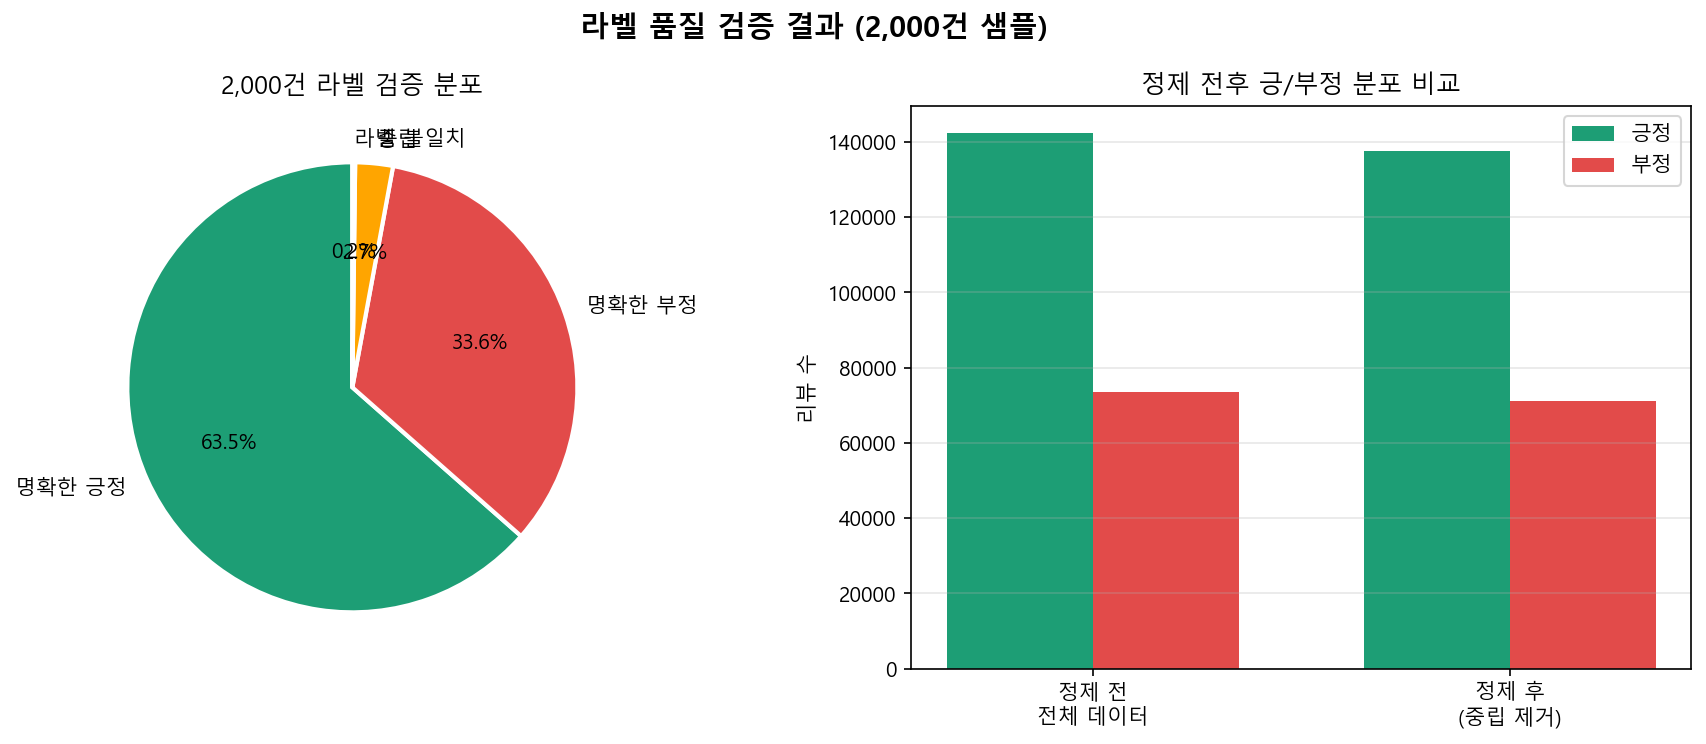

Write the Python code that produced this figure.
import pandas as pd
import numpy as np
import matplotlib.pyplot as plt
import re

plt.rcParams["font.family"] = "Malgun Gothic"
plt.rcParams["axes.unicode_minus"] = False

# ───────────────────────────────────────────────
# 1. 데이터 로드 및 FPS 필터링
# ───────────────────────────────────────────────
FPS_GAMES = ["PLAYERUNKNOWN'S BATTLEGROUNDS", "Rust"]

df  = pd.read_csv("steam_data/steam_reviews.csv")
fps = df[df["title"].isin(FPS_GAMES)].dropna(subset=["review"]).copy()
fps["label"] = (fps["recommendation"] == "Recommended").astype(int)

print(f"전체 FPS 리뷰: {len(fps):,}건")

# ───────────────────────────────────────────────
# 2. 2,000건 랜덤 샘플링
# ───────────────────────────────────────────────
sample = fps.sample(n=2000, random_state=42).reset_index(drop=True)
print(f"\n=== 라벨 품질 검증 샘플 (2,000건) ===")
print(f"긍정(1): {sample['label'].sum()}건 / 부정(0): {(sample['label']==0).sum()}건")

# ───────────────────────────────────────────────
# 3. 중립 판별 함수
# ───────────────────────────────────────────────
# 중립 키워드: 긍정도 부정도 아닌 애매한 표현
NEUTRAL_PATTERNS = [
    r"\bokay\b", r"\bok\b", r"\balright\b", r"\bnot bad\b",
    r"\bnot great\b", r"\bnot sure\b", r"\bmixed\b",
    r"\bso so\b", r"\bmeh\b", r"\baverage\b", r"\bdecent\b",
    r"\bnothing special\b", r"\bnothing terrible\b",
    r"\bhas (good|bad) and (bad|good)\b",
    r"\bsome good.*some bad\b", r"\bboth good.*bad\b",
    r"\bit depends\b", r"\bhard to (say|tell|judge)\b",
]

# 강한 긍정 키워드
STRONG_POS = [
    r"\bamazing\b", r"\bexcellent\b", r"\bperfect\b", r"\boutstanding\b",
    r"\bfantastic\b", r"\blove (this|it)\b", r"\bbest game\b",
    r"\bhighly recommend\b", r"\b10/10\b", r"\bmasterpiece\b",
]

# 강한 부정 키워드
STRONG_NEG = [
    r"\bterrible\b", r"\bawful\b", r"\bhorrible\b", r"\bgarbage\b",
    r"\bwaste of money\b", r"\brefund\b", r"\buninstall\b",
    r"\bdo not buy\b", r"\bdon't buy\b", r"\bworst game\b",
    r"\bhackers\b", r"\bcheaters\b",
]

def classify_review(row):
    text = str(row["review"]).lower()
    label = row["label"]

    # 중립 패턴 체크
    neutral_score = sum(1 for p in NEUTRAL_PATTERNS if re.search(p, text))
    pos_score     = sum(1 for p in STRONG_POS if re.search(p, text))
    neg_score     = sum(1 for p in STRONG_NEG if re.search(p, text))

    # 중립 판정: 중립 키워드 있고 강한 감성 없는 경우
    if neutral_score >= 1 and pos_score == 0 and neg_score == 0:
        return "neutral"

    # 라벨-텍스트 불일치 판정
    if label == 1 and neg_score >= 2 and pos_score == 0:
        return "mismatch"
    if label == 0 and pos_score >= 2 and neg_score == 0:
        return "mismatch"

    # 명확한 긍정
    if label == 1:
        return "positive"

    # 명확한 부정
    return "negative"

print("\n=== 라벨 분류 중... ===")
sample["verify_label"] = sample.apply(classify_review, axis=1)

# ───────────────────────────────────────────────
# 4. 검증 결과 출력
# ───────────────────────────────────────────────
result = sample["verify_label"].value_counts()
print("\n=== 2,000건 라벨 검증 결과 ===")
for label, count in result.items():
    print(f"  {label:10s}: {count:4d}건 ({count/20:.1f}%)")

# 중립/불일치 샘플 출력
print("\n=== 중립 리뷰 샘플 (5건) ===")
neutral_samples = sample[sample["verify_label"] == "neutral"].head(5)
for _, row in neutral_samples.iterrows():
    print(f"  [{row['title'][:10]}] {str(row['review'])[:100]}...")

print("\n=== 불일치 리뷰 샘플 (5건) ===")
mismatch_samples = sample[sample["verify_label"] == "mismatch"].head(5)
for _, row in mismatch_samples.iterrows():
    print(f"  [라벨:{row['label']}] {str(row['review'])[:100]}...")

# ───────────────────────────────────────────────
# 5. 전체 데이터에서 중립/불일치 제거
# ───────────────────────────────────────────────
print("\n=== 전체 데이터 중립/불일치 제거 ===")
fps["verify_label"] = fps.apply(classify_review, axis=1)

before = len(fps)
fps_clean = fps[fps["verify_label"].isin(["positive", "negative"])].copy()
after = len(fps_clean)

print(f"제거 전: {before:,}건")
print(f"제거 후: {after:,}건")
print(f"제거된 중립/불일치: {before - after:,}건 ({(before-after)/before*100:.1f}%)")
print(f"\n정제 후 긍정: {(fps_clean['label']==1).sum():,}건 ({fps_clean['label'].mean()*100:.1f}%)")
print(f"정제 후 부정: {(fps_clean['label']==0).sum():,}건 ({(1-fps_clean['label'].mean())*100:.1f}%)")

# 정제된 데이터 저장
fps_clean[["title", "review", "recommendation", "label", "date_posted", "hour_played"]]\
    .to_csv("steam_fps_clean.csv", index=False, encoding="utf-8")
print("\n정제 데이터 저장 완료 → steam_fps_clean.csv")

# ───────────────────────────────────────────────
# 6. 시각화
# ───────────────────────────────────────────────
fig, axes = plt.subplots(1, 2, figsize=(12, 5))
fig.suptitle("라벨 품질 검증 결과 (2,000건 샘플)", fontsize=14, fontweight="bold")

# 파이차트 - 검증 결과 분포
ax = axes[0]
labels_kr = {"positive": "명확한 긍정", "negative": "명확한 부정",
             "neutral": "중립", "mismatch": "라벨 불일치"}
sizes  = [result.get(k, 0) for k in ["positive", "negative", "neutral", "mismatch"]]
colors = ["#1D9E75", "#E24B4A", "#FFA500", "#7F77DD"]
ax.pie(sizes, labels=[labels_kr[k] for k in ["positive", "negative", "neutral", "mismatch"]],
       colors=colors, autopct="%1.1f%%", startangle=90,
       wedgeprops={"edgecolor": "white", "linewidth": 2})
ax.set_title("2,000건 라벨 검증 분포")

# 막대 그래프 - 정제 전후 비교
ax = axes[1]
categories = ["정제 전\n전체 데이터", "정제 후\n(중립 제거)"]
pos_counts = [fps["label"].sum(), fps_clean["label"].sum()]
neg_counts = [(fps["label"]==0).sum(), (fps_clean["label"]==0).sum()]
x = np.arange(2)
width = 0.35
ax.bar(x - width/2, pos_counts, width, label="긍정", color="#1D9E75")
ax.bar(x + width/2, neg_counts, width, label="부정", color="#E24B4A")
ax.set_title("정제 전후 긍/부정 분포 비교")
ax.set_xticks(x)
ax.set_xticklabels(categories)
ax.set_ylabel("리뷰 수")
ax.legend()
ax.grid(axis="y", alpha=0.3)

plt.tight_layout()
plt.savefig("label_verification.png", dpi=150, bbox_inches="tight")
print("시각화 저장 완료 → label_verification.png")
